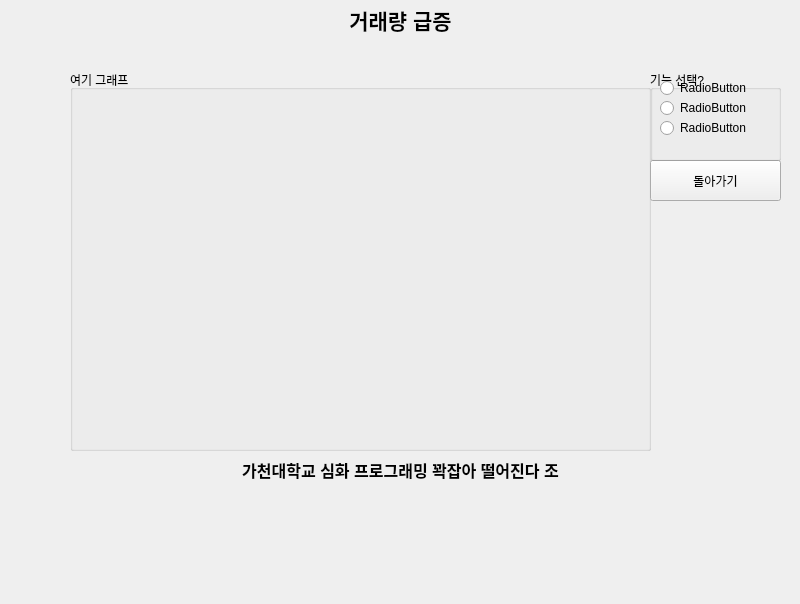
<?xml version="1.0" encoding="UTF-8"?>
<ui version="4.0">
 <class>Form</class>
 <widget class="QWidget" name="Form">
  <property name="geometry">
   <rect>
    <x>0</x>
    <y>0</y>
    <width>800</width>
    <height>604</height>
   </rect>
  </property>
  <property name="windowTitle">
   <string>Form</string>
  </property>
  <widget class="QLabel" name="label">
   <property name="geometry">
    <rect>
     <x>0</x>
     <y>0</y>
     <width>801</width>
     <height>41</height>
    </rect>
   </property>
   <property name="text">
    <string>&lt;html&gt;&lt;head/&gt;&lt;body&gt;&lt;p align=&quot;center&quot;&gt;&lt;span style=&quot; font-size:16pt; font-weight:600;&quot;&gt;거래량 급증&lt;/span&gt;&lt;/p&gt;&lt;/body&gt;&lt;/html&gt;</string>
   </property>
   <property name="alignment">
    <set>Qt::AlignCenter</set>
   </property>
   <property name="wordWrap">
    <bool>false</bool>
   </property>
  </widget>
  <widget class="QGroupBox" name="groupBox_2">
   <property name="geometry">
    <rect>
     <x>70</x>
     <y>70</y>
     <width>581</width>
     <height>381</height>
    </rect>
   </property>
   <property name="title">
    <string>여기 그래프</string>
   </property>
  </widget>
  <widget class="QPushButton" name="Back_To_Main_In_Volume_Day">
   <property name="geometry">
    <rect>
     <x>650</x>
     <y>160</y>
     <width>131</width>
     <height>41</height>
    </rect>
   </property>
   <property name="text">
    <string>돌아가기</string>
   </property>
  </widget>
  <widget class="QLabel" name="label_2">
   <property name="geometry">
    <rect>
     <x>0</x>
     <y>450</y>
     <width>801</width>
     <height>41</height>
    </rect>
   </property>
   <property name="text">
    <string>&lt;html&gt;&lt;head/&gt;&lt;body&gt;&lt;p align=&quot;center&quot;&gt;&lt;span style=&quot; font-size:12pt; font-weight:600;&quot;&gt;가천대학교 심화 프로그래밍 꽉잡아 떨어진다 조&lt;/span&gt;&lt;/p&gt;&lt;/body&gt;&lt;/html&gt;</string>
   </property>
   <property name="alignment">
    <set>Qt::AlignCenter</set>
   </property>
   <property name="wordWrap">
    <bool>false</bool>
   </property>
  </widget>
  <widget class="QGroupBox" name="groupBox">
   <property name="geometry">
    <rect>
     <x>650</x>
     <y>70</y>
     <width>131</width>
     <height>91</height>
    </rect>
   </property>
   <property name="title">
    <string>기능 선택?</string>
   </property>
   <widget class="QRadioButton" name="radioButton">
    <property name="geometry">
     <rect>
      <x>10</x>
      <y>10</y>
      <width>90</width>
      <height>16</height>
     </rect>
    </property>
    <property name="text">
     <string>RadioButton</string>
    </property>
   </widget>
   <widget class="QRadioButton" name="radioButton_2">
    <property name="geometry">
     <rect>
      <x>10</x>
      <y>30</y>
      <width>90</width>
      <height>16</height>
     </rect>
    </property>
    <property name="text">
     <string>RadioButton</string>
    </property>
   </widget>
   <widget class="QRadioButton" name="radioButton_3">
    <property name="geometry">
     <rect>
      <x>10</x>
      <y>50</y>
      <width>90</width>
      <height>16</height>
     </rect>
    </property>
    <property name="text">
     <string>RadioButton</string>
    </property>
   </widget>
  </widget>
 </widget>
 <resources/>
 <connections>
  <connection>
   <sender>Back_To_Main_In_Volume_Day</sender>
   <signal>clicked()</signal>
   <receiver>Form</receiver>
   <slot>Back_To_Main_Window_Button_In_Today_Increase_Volume()</slot>
   <hints>
    <hint type="sourcelabel">
     <x>723</x>
     <y>197</y>
    </hint>
    <hint type="destinationlabel">
     <x>585</x>
     <y>544</y>
    </hint>
   </hints>
  </connection>
 </connections>
 <slots>
  <slot>Back_To_Main_Window_Button_In_Today_Increase_Volume()</slot>
 </slots>
</ui>
